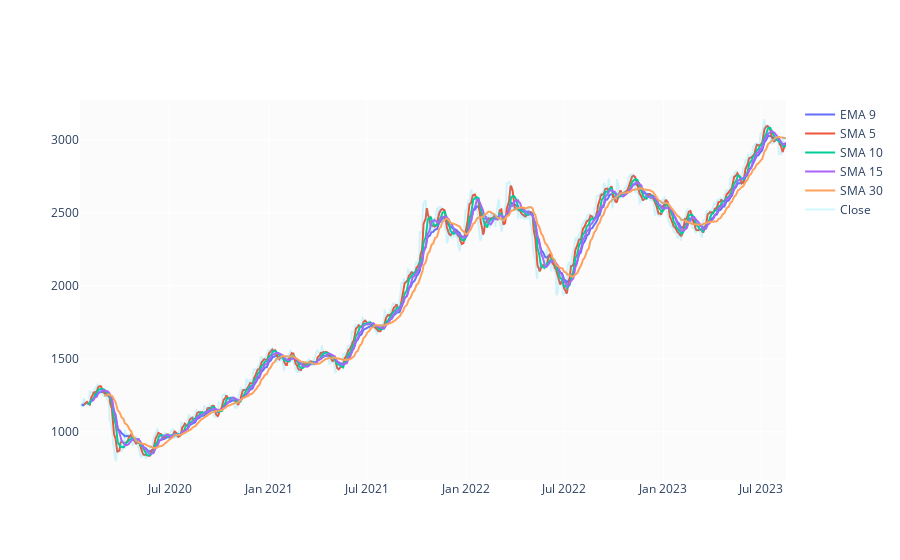

The code cell stored with this chart in its notebook:
### Code cell
df['EMA_9'] = df['Close'].ewm(9).mean().shift()
df['SMA_5'] = df['Close'].rolling(5).mean().shift()
df['SMA_10'] = df['Close'].rolling(10).mean().shift()
df['SMA_15'] = df['Close'].rolling(15).mean().shift()
df['SMA_30'] = df['Close'].rolling(30).mean().shift()

fig = go.Figure()
fig.add_trace(go.Scatter(x=df.Date, y=df.EMA_9, name='EMA 9'))
fig.add_trace(go.Scatter(x=df.Date, y=df.SMA_5, name='SMA 5'))
fig.add_trace(go.Scatter(x=df.Date, y=df.SMA_10, name='SMA 10'))
fig.add_trace(go.Scatter(x=df.Date, y=df.SMA_15, name='SMA 15'))
fig.add_trace(go.Scatter(x=df.Date, y=df.SMA_30, name='SMA 30'))
fig.add_trace(go.Scatter(x=df.Date, y=df.Close, name='Close', opacity=0.2))
fig.show()

### Figure 1 — Plotly figure (JSON) as saved in the notebook; plotly's stock layout.template omitted (floating-point values rounded to 4 significant figures; data arrays with more than 128 entries replaced by an {"elided": "..."} marker saying what was removed)
{"data": [{"name": "EMA 9", "type": "scatter", "x": {"elided": "889 str values"}, "y": {"elided": "889 float values"}}, {"name": "SMA 5", "type": "scatter", "x": {"elided": "889 str values"}, "y": {"elided": "889 float values"}}, {"name": "SMA 10", "type": "scatter", "x": {"elided": "889 str values"}, "y": {"elided": "889 float values"}}, {"name": "SMA 15", "type": "scatter", "x": {"elided": "889 str values"}, "y": {"elided": "889 float values"}}, {"name": "SMA 30", "type": "scatter", "x": {"elided": "889 str values"}, "y": {"elided": "889 float values"}}, {"name": "Close", "opacity": 0.2, "type": "scatter", "x": {"elided": "889 str values"}, "y": {"elided": "889 float values"}}], "layout": {"autosize": true, "xaxis": {"autorange": true, "range": ["2020-01-17", "2023-08-16"], "type": "date"}, "yaxis": {"autorange": true, "range": [670.8, 3274.0], "type": "linear"}}}
